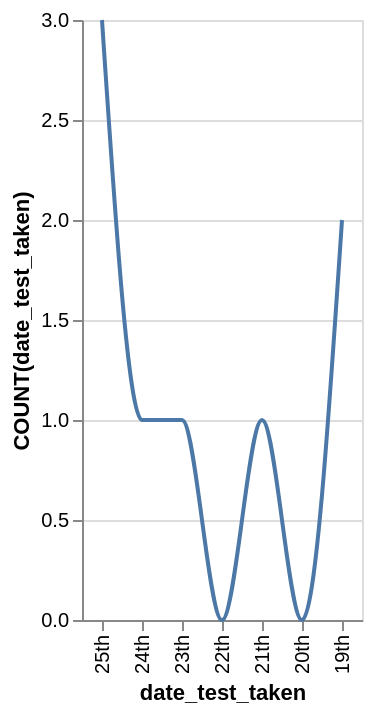

Source (Vega-Lite JSON):
### Vega-Lite specification from a JSON file in a GitHub repository (floating-point values rounded to 4 significant figures)
{"data": {"values": [{"x_data": "19th", "y_data": 2}, {"x_data": "20th", "y_data": 0}, {"x_data": "21th", "y_data": 1}, {"x_data": "22th", "y_data": 0}, {"x_data": "23th", "y_data": 1}, {"x_data": "24th", "y_data": 1}, {"x_data": "25th", "y_data": 3}]}, "mark": {"type": "line", "interpolate": "monotone"}, "encoding": {"x": {"field": "x_data", "type": "nominal", "title": "date_test_taken", "sort": "descending"}, "y": {"field": "y_data", "type": "quantitative", "title": "COUNT(date_test_taken)"}}}
